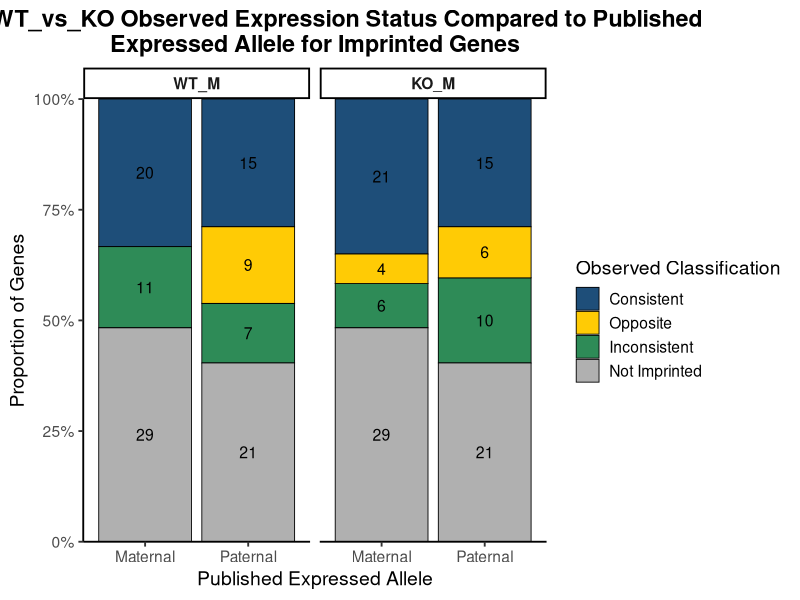
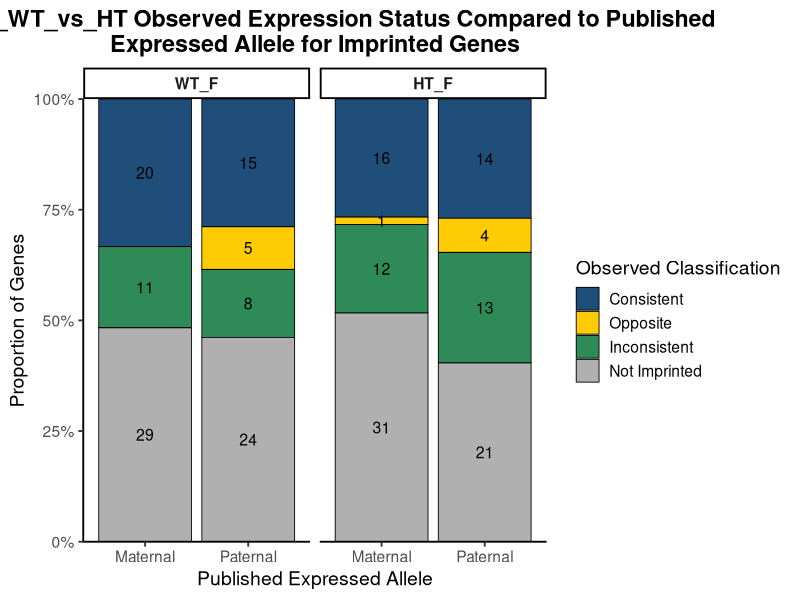
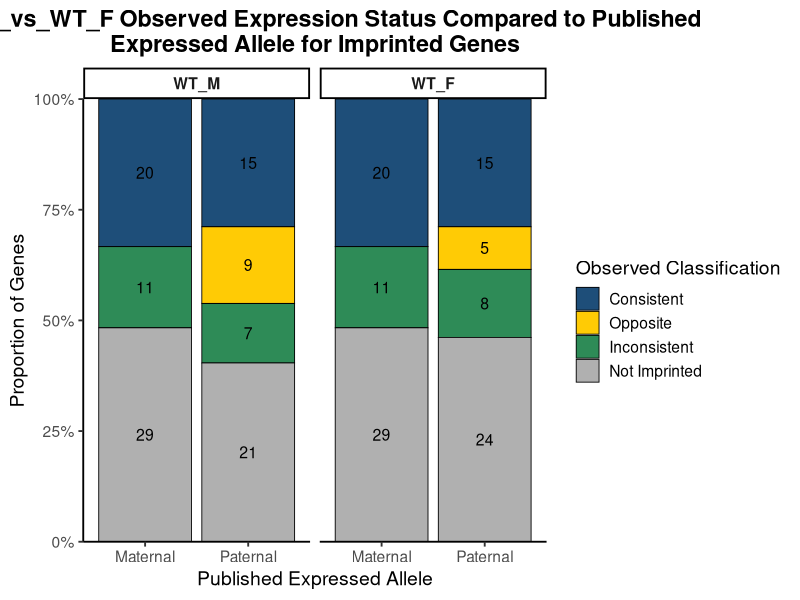
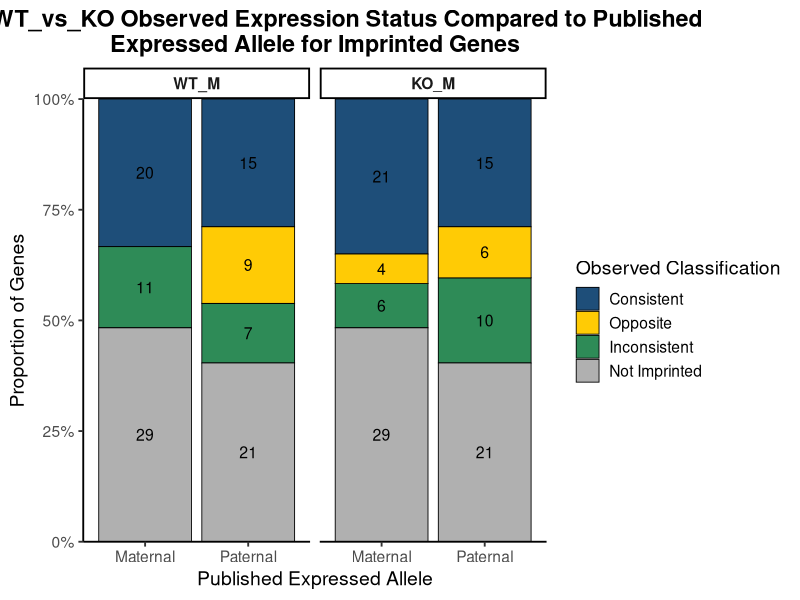
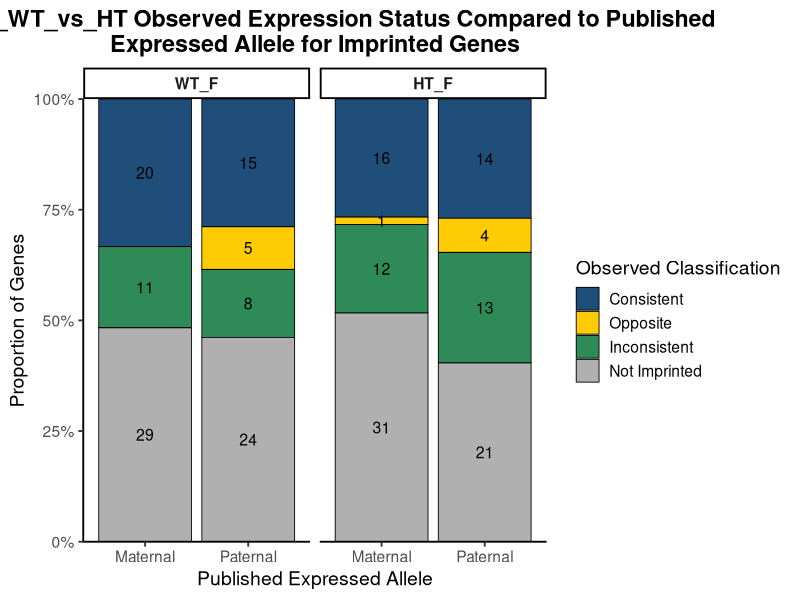
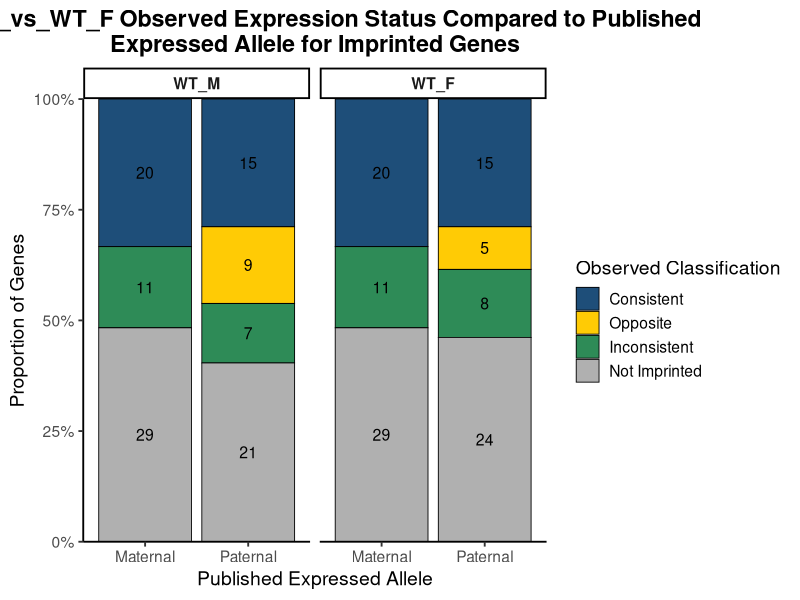

Generate these figures, in order, with R:
##############################################################################
# Author: Kylee Duczyminski
# Purpose:
# Create separate stacked barplots and Fisher's Exact Tests for:
#   1. Male mice: WT_M vs KO_M
#   2. Female mice: WT_F vs HT_F
#   3. Wild-type sex comparison: WT_M vs WT_F
#
# The plot compares observed allele-specific expression patterns to the
# published expressed allele for each imprinted gene.
#
# Categories:
#   Consistent     = all samples match the published expressed allele
#   Opposite       = all observed expressed alleles are opposite of published data
#   Inconsistent   = some samples are maternal, some are paternal OR some samples are imprinted and some are not
#   Not Imprinted  = no samples pass the AER imprinting threshold
#
# Input:
#   data/processed/HIP_RNA-AlSp_parentalASE_imprinting_analysis.csv
#
# Output:
#   figures/Male_WT_vs_KO_Stacked_Barplot.pdf
#   figures/Female_WT_vs_HT_Stacked_Barplot.pdf
#   figures/WT_M_vs_WT_F_Stacked_Barplot.pdf
##############################################################################

# ------------------------------------------------------------------
# 1. Load libraries
# ------------------------------------------------------------------
library(tidyverse)

# ------------------------------------------------------------------
# 2. Set working directory
# ------------------------------------------------------------------
setwd("/Users/kyleeduczyminski/Documents/Iwase-Lab/Kylee-Project")

# ------------------------------------------------------------------
# 3. Read in data
# ------------------------------------------------------------------
imprinting_data <- read_csv(
  "data/processed/HIP_RNA-AlSp_parentalASE_imprinting_analysis.csv",
  show_col_types = FALSE
)

# ------------------------------------------------------------------
# 4. Clean published expressed allele labels
# ------------------------------------------------------------------
# This makes sure labels are consistent as either "Maternal" or "Paternal".
imprinting_data <- imprinting_data %>%
  mutate(
    Expressed_Allele = str_trim(Expressed_Allele),
    Expressed_Allele = case_when(
      Expressed_Allele %in% c("Maternal", "maternal", "Maternally Expressed") ~ "Maternal",
      Expressed_Allele %in% c("Paternal", "paternal", "Paternally Expressed") ~ "Paternal",
      TRUE ~ Expressed_Allele
    )
  )

# ------------------------------------------------------------------
# 5. Define sample groups
# ------------------------------------------------------------------
# Male comparison: WT male vs KO male
male_samples <- c(
  "WT_M1", "WT_M2", "WT_M3",
  "KO_M1", "KO_M2", "KO_M3"
)

# Female comparison: WT female vs heterozygous female
female_samples <- c(
  "WT_F1", "WT_F2", "WT_F3",
  "HT_F1", "HT_F2", "HT_F3"
)

# Add "_AER" to match column names in the dataset
male_aer <- paste0(male_samples, "_AER")
female_aer <- paste0(female_samples, "_AER")

# WT comparisons: WT_M vs WT_F
wt_samples <- c(
  "WT_M1", "WT_M2", "WT_M3",
  "WT_F1", "WT_F2", "WT_F3"
)

# Add "_AER" to match column names in the dataset
wt_aer <- paste0(wt_samples, "_AER")

# ------------------------------------------------------------------
# 6. Convert AER values into observed expressed allele calls
# ------------------------------------------------------------------
# AER >= 0.7  = maternally expressed
# AER <= -0.7 = paternally expressed
# Between -0.7 and 0.7 = not imprinted
classify_observed_expression <- function(x) {
  case_when(
    is.na(x) ~ NA_character_,
    x >= 0.7 ~ "Maternal",
    x <= -0.7 ~ "Paternal",
    TRUE ~ "Not Imprinted"
  )
}

# ------------------------------------------------------------------
# 7. Main analysis function
# ------------------------------------------------------------------
# This function:
#   1. Converts data to long format
#   2. Classifies each gene within each genotype group
#   3. Makes a stacked barplot
#   4. Saves the plot as a PDF
#   5. Runs Fisher's Exact Test
run_group_analysis <- function(aer_columns, group_name) {
  
  # --------------------------------------------------------------
  # Convert wide AER data into long format
  # --------------------------------------------------------------
  long_data <- imprinting_data %>%
    select(Gene_Name, Expressed_Allele, all_of(aer_columns)) %>%
    pivot_longer(
      cols = all_of(aer_columns),
      names_to = "Sample",
      values_to = "AER"
    ) %>%
    mutate(
      Sample = str_remove(Sample, "_AER"),
      Observed_Expressed_Allele = classify_observed_expression(AER),
      
      # Assign genotype labels
      Genotype = case_when(
        str_detect(Sample, "WT_M") ~ "WT_M",
        str_detect(Sample, "WT_F") ~ "WT_F",
        str_detect(Sample, "KO_M") ~ "KO_M",
        str_detect(Sample, "HT_F") ~ "HT_F",
        TRUE ~ NA_character_
      )
    )
  
  if (group_name == "Male_WT_vs_KO") {
    long_data$Genotype <- factor(long_data$Genotype, levels = c("WT_M", "KO_M"))
  }
  
  if (group_name == "Female_WT_vs_HT") {
    long_data$Genotype <- factor(long_data$Genotype, levels = c("WT_F", "HT_F"))
  }
  
  if (group_name == "WT_M_vs_WT_F") {
    long_data$Genotype <- factor(long_data$Genotype, levels = c("WT_M", "WT_F"))
  }
  
  # --------------------------------------------------------------
  # Classify each gene within each genotype group
  # --------------------------------------------------------------
  gene_classification <- long_data %>%
    group_by(Gene_Name, Expressed_Allele, Genotype) %>%
    summarize(
      n_total = n(),
      n_maternal = sum(Observed_Expressed_Allele == "Maternal", na.rm = TRUE),
      n_paternal = sum(Observed_Expressed_Allele == "Paternal", na.rm = TRUE),
      n_not_imprinted = sum(Observed_Expressed_Allele == "Not Imprinted", na.rm = TRUE),
      n_imprinted = n_maternal + n_paternal,
      .groups = "drop"
    ) %>%
    mutate(
      Classification = case_when(
        
        # No samples pass the imprinting threshold
        n_imprinted == 0 ~ "Not Imprinted",
        
        # All samples match the published maternal allele
        Expressed_Allele == "Maternal" &
          n_maternal == n_total ~ "Consistent",
        
        # All samples match the published paternal allele
        Expressed_Allele == "Paternal" &
          n_paternal == n_total ~ "Consistent",
        
        # All samples are opposite of published maternal allele
        Expressed_Allele == "Maternal" &
          n_paternal == n_total ~ "Opposite",
        
        # All samples are opposite of published paternal allele
        Expressed_Allele == "Paternal" &
          n_maternal == n_total ~ "Opposite",
        
        # Some samples are maternal and some are paternal
        n_maternal > 0 & n_paternal > 0 ~ "Inconsistent",
        
        # Some samples are imprinted and some are not imprinted
        n_imprinted > 0 & n_not_imprinted > 0 ~ "Inconsistent",
        
        # Catch anything unexpected
        TRUE ~ "Inconsistent"
      )
    )

  # --------------------------------------------------------------
  # Summarize data for stacked barplot
  # --------------------------------------------------------------
  barplot_data <- gene_classification %>%
    count(Genotype, Expressed_Allele, Classification) %>%
    group_by(Genotype, Expressed_Allele) %>%
    mutate(
      Proportion = n / sum(n)
    ) %>%
    ungroup() %>%
    mutate(
      Classification = factor(
        Classification,
        levels = c("Consistent", "Opposite", "Inconsistent", "Not Imprinted")
      ),
      Expressed_Allele = factor(
        Expressed_Allele,
        levels = c("Maternal", "Paternal")
      )
    )
  
  # --------------------------------------------------------------
  # Make stacked barplot
  # --------------------------------------------------------------
  p <- ggplot(
    barplot_data,
    aes(x = Expressed_Allele, y = Proportion, fill = Classification)
  ) +
    geom_col(color = "black", linewidth = 0.3) +
    
    geom_text(
      aes(label = n),
      position = position_stack(vjust = 0.5),
      size = 4
    ) +
    
    facet_wrap(~Genotype) +
    
    scale_y_continuous(
      labels = scales::percent_format(),
      expand = c(0, 0)
    ) +
    coord_cartesian(ylim = c(0, 1)) +
    
    scale_fill_manual(
      values = c(
        "Consistent" = "#1E4E79",
        "Opposite" = "#FFCB05",
        "Inconsistent" = "#2E8B57",
        "Not Imprinted" = "#B0B0B0"
      )
    ) +
    
    labs(
      title = paste(
        group_name,
        "Observed Expression Status Compared to Published\nExpressed Allele for Imprinted Genes"
      ),
      x = "Published Expressed Allele",
      y = "Proportion of Genes",
      fill = "Observed Classification"
    ) +
    
    theme_classic(base_size = 14) +
    theme(
      plot.title = element_text(hjust = 0.5, face = "bold"),
      strip.text = element_text(face = "bold"),
      legend.position = "right"
    )
  
  print(p)
  
  # --------------------------------------------------------------
  # Save plot as PDF
  # --------------------------------------------------------------
  ggsave(
    filename = paste0(
      "figures/",
      str_replace_all(group_name, "[^A-Za-z0-9]", "_"),
      "_Stacked_Barplot.jpg"
    ),
    plot = p,
    width = 11,
    height = 5
  )
  
  # --------------------------------------------------------------
  # Fisher's Exact Test
  # --------------------------------------------------------------
  # This tests whether the proportion of Consistent vs Opposite genes
  # differs between genotype groups.
  #
  # Inconsistent and Not Imprinted genes are excluded from this test.
  
  fisher_data <- gene_classification %>%
    filter(Classification %in% c("Consistent", "Opposite")) %>%
    count(Genotype, Classification) %>%
    complete(
      Genotype,
      Classification = c("Consistent", "Opposite"),
      fill = list(n = 0)
    )
  
  fisher_table <- fisher_data %>%
    pivot_wider(
      names_from = Classification,
      values_from = n,
      values_fill = 0
    ) %>%
    column_to_rownames("Genotype") %>%
    as.matrix()
  
  fisher_result <- fisher.test(fisher_table)
  
  cat("\n====================================================\n")
  cat(group_name, "Fisher Table:\n")
  print(fisher_table)
  
  cat("\n", group_name, "Fisher's Exact Test:\n")
  print(fisher_result)
  cat("====================================================\n")
  
  return(
    list(
      long_data = long_data,
      gene_classification = gene_classification,
      barplot_data = barplot_data,
      plot = p,
      fisher_table = fisher_table,
      fisher_result = fisher_result
    )
  )
}


# ------------------------------------------------------------------
# 8. Run male comparison: WT_M vs KO_M
# ------------------------------------------------------------------
male_results <- run_group_analysis(
  male_aer,
  "Male_WT_vs_KO"
)

# ------------------------------------------------------------------
# 9. Run female comparison: WT_F vs HT_F
# ------------------------------------------------------------------
female_results <- run_group_analysis(
  female_aer,
  "Female_WT_vs_HT"
)

# ------------------------------------------------------------------
# 10. Run WT comparison: WT_M vs WT_F
# ------------------------------------------------------------------
wt_results <- run_group_analysis(
  wt_aer,
  "WT_M_vs_WT_F"
)
